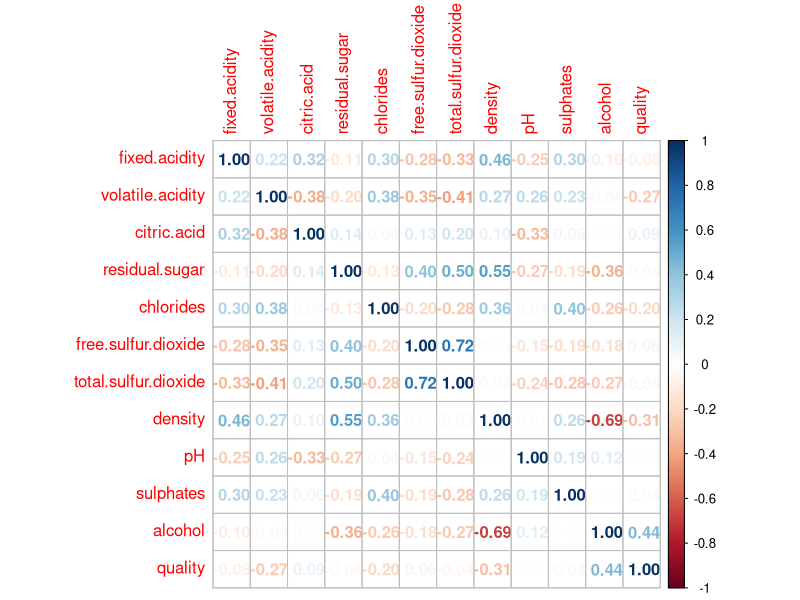
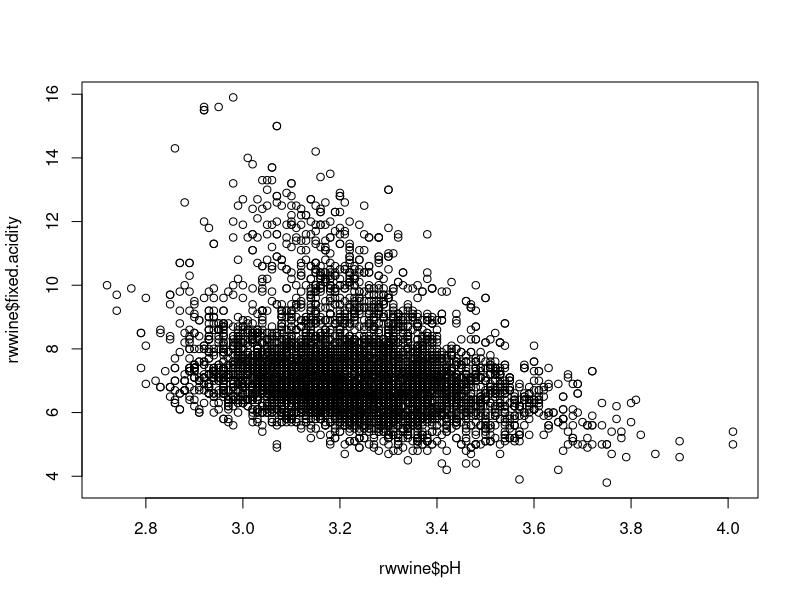
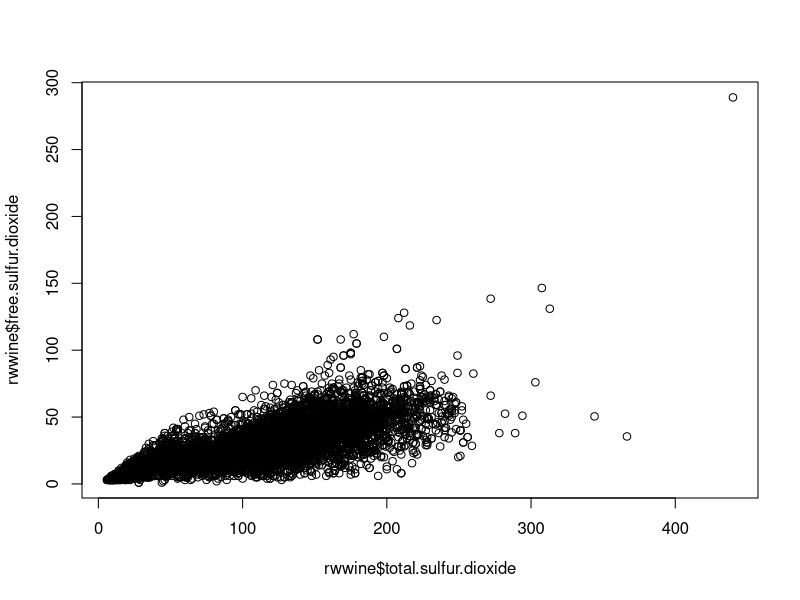
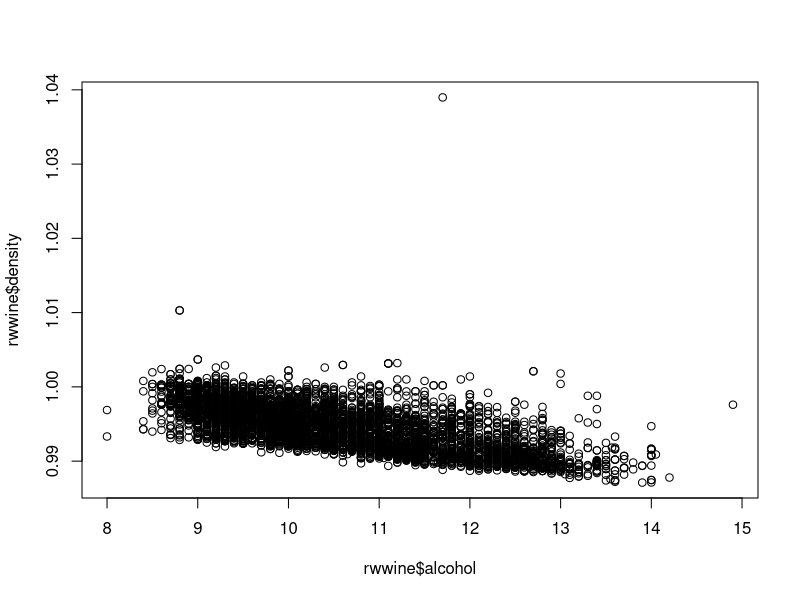
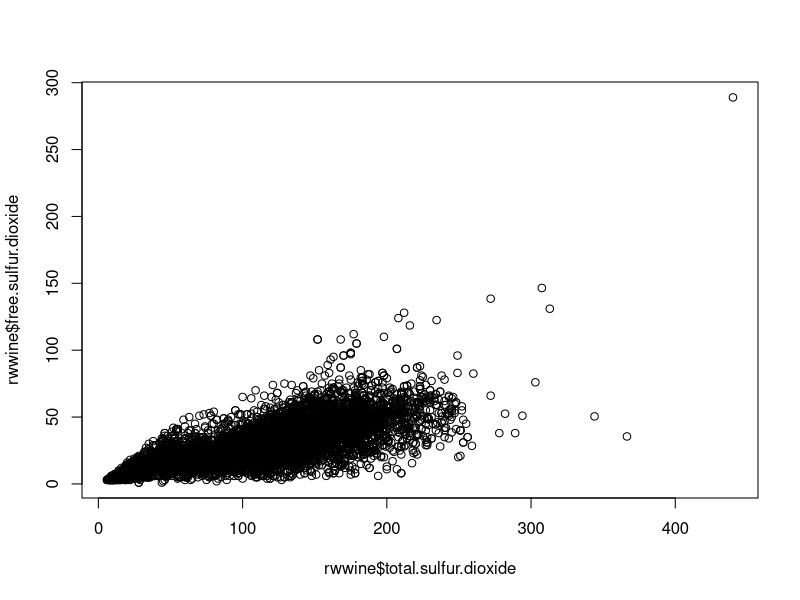
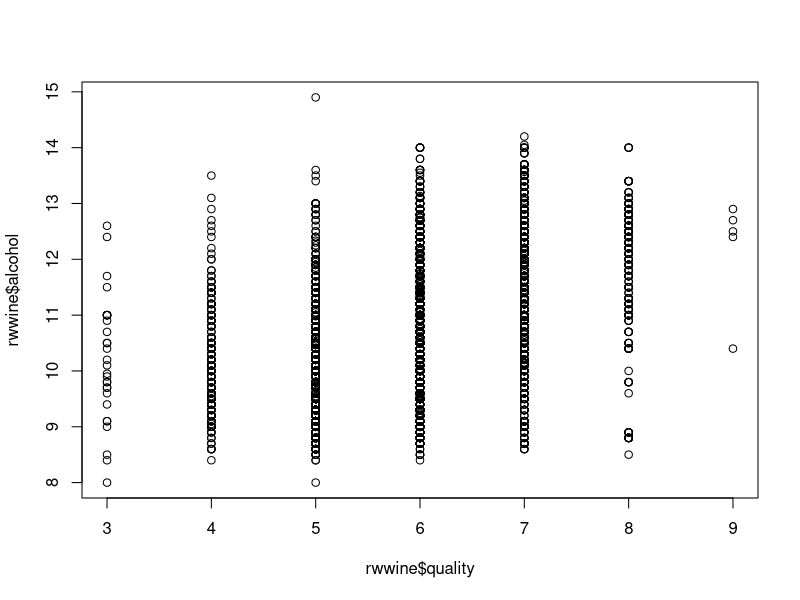
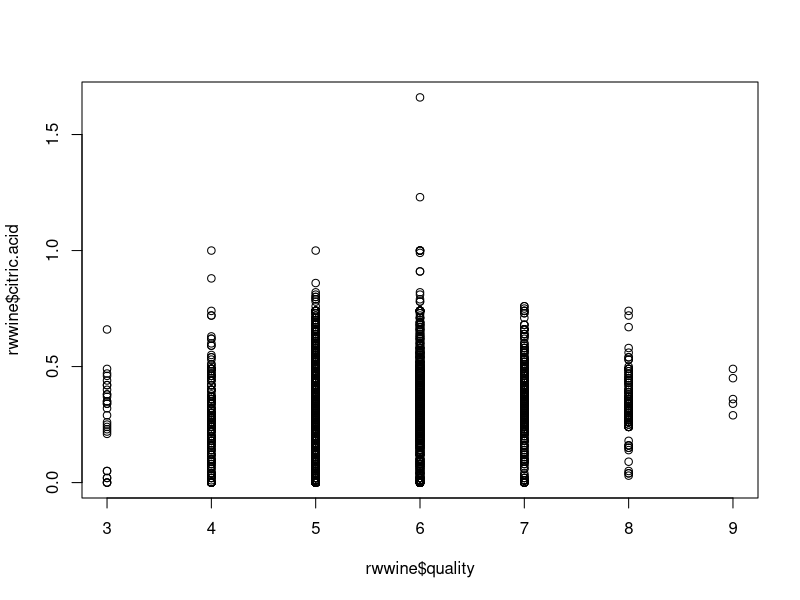
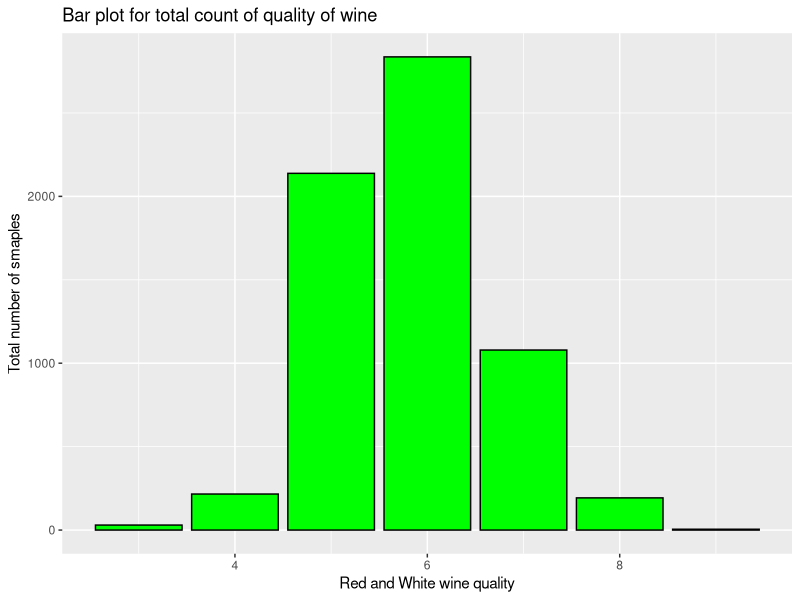

Recreate these plots in R, in order. (Note: this script raises an error after producing the figures.)
setwd("E:/GMU/AIT-580/Final Project/Workspace_PJT")
library(tidyverse)
library(corrplot)
library(ggplot2)

rwwine <- read.csv("MixedWine.csv", header = TRUE)

names(rwwine)

summary(rwwine)

sum(is.na(rwwine))

w <- rwwine[c(2:13)]
crw = cor(w)

#Correlation plot between attributes
corrplot(crw, method = "number")

#Scatter plots
plot(rwwine$pH, rwwine$fixed.acidity)
plot(rwwine$total.sulfur.dioxide, rwwine$free.sulfur.dioxide)
plot(rwwine$alcohol, rwwine$density)
plot(rwwine$total.sulfur.dioxide, rwwine$free.sulfur.dioxide)
plot(rwwine$quality, rwwine$alcohol)
plot(rwwine$quality, rwwine$citric.acid)

#Simple visualizations
ggplot(rwwine, aes(x = quality)) + geom_bar(color="black", fill="green") +
  labs(x = "Red and White wine quality", y = "Total number of smaples", title = "Bar plot for total count of quality of wine")

ggplot(rwwine, aes(x = rwwine$rating)) + geom_bar(color="black", fill="orange") +
  labs(x = "Ratings of wine", y = "Total count of each rating for wine", title = "Bar plot for Ratings")

ggplot(data = rwwine, aes(x=rwwine$quality)) + geom_histogram(fill="blue",binwidth = 1) +
  labs(x = "Quality of wines", y = "Total count of each type of quality", title = "Histogram for the quality of wines")

ggplot(data = rwwine) + geom_bar(aes(x=rwwine$ï..wine.type, fill = as.factor(quality))) +
  labs(x = "Types of wines", y = "Total count of each type of quality", title = "Stacked bar plot for types of quality of wines")



#Total count of specific quality of both the wines.
ggplot(rwwine[rwwine$ï..wine.type == "Red",], aes(x = quality)) + geom_bar(fill = "Red", color = "black")+
  labs(x = "Quality of Red wine", y = "Total count of each quality",title = "Bar plot shows total count of red wine")
ggplot(rwwine[rwwine$ï..wine.type == "White",], aes(x = quality)) + geom_bar(fill = "Yellow", color = "black")+
  labs(x = "Quality of White wine", y = "Total count of each quality",title = "Bar plot shows total count of white wine")


#Wine quality increase with increase in alcohol for both wines.
ggplot(rwwine, aes(x = factor(rwwine$quality, levels = c(0,1,2,3,4,5,6,7,8,9,10)), y = rwwine$alcohol)) + 
  geom_boxplot(color="black", fill="green") + labs(x="Red & White wine quality", y="Alcohol amount", title = "Quality vs Alcohol")

#Wine quality increase with increase in citric acid for both wines.
ggplot(rwwine, aes(x = factor(rwwine$quality, levels = c(0,1,2,3,4,5,6,7,8,9,10)), y = rwwine$citric.acid)) + 
  geom_boxplot(color="black", fill="blue") + labs(x="Red & White wine quality", y="Citric acid", title = "Quality vs Citric acid")

#Residual Sugar is less in high quality wines
ggplot(rwwine, aes(x = factor(rwwine$quality, levels = c(0,1,2,3,4,5,6,7,8,9,10)), y = rwwine$residual.sugar)) + 
  geom_boxplot(color="black", fill="Pink") + labs(x="Red & White wine quality", y="Residual Sugar", title = "Quality vs Residual Sugar")

#Total sulphur dioxide is less in white high quality wines
ggplot(data =rwwine[rwwine$ï..wine.type == "White",], aes(x = factor(quality, levels = c(0,1,2,3,4,5,6,7,8,9,10)), y = total.sulfur.dioxide)) + 
  geom_boxplot(color="black", fill="yellow") + labs(x="White wine quality", y="Total sulphur dioxide", title = "Quality vs Total Sulphur dioxide")
#Total sulphur dioxide is less in red high quality wines
ggplot(data =rwwine[rwwine$ï..wine.type == "Red",], aes(x = factor(quality, levels = c(0,1,2,3,4,5,6,7,8,9,10)), y = total.sulfur.dioxide)) + 
  geom_boxplot(color="black", fill="Yellow") + labs(x="Red wine quality", y="Total sulphur dioxide", title = "Quality vs Total Sulphur dioxide")

#Chlorides is less in white high quality wines
ggplot(data =rwwine[rwwine$ï..wine.type == "White",], aes(x = factor(quality, levels = c(0,1,2,3,4,5,6,7,8,9,10)), y = chlorides)) + 
  geom_boxplot(color="black", fill="Purple") + labs(x="White wine quality", y="Chlorides", title = "Quality vs Chlorides")
#Chlorides is less in red high quality wines
ggplot(data =rwwine[rwwine$ï..wine.type == "Red",], aes(x = factor(quality, levels = c(0,1,2,3,4,5,6,7,8,9,10)), y = chlorides)) + 
  geom_boxplot(color="black", fill="Purple") + labs(x="Red wine quality factor", y="Chlorides", title = "Quality vs Chlorides")


#Lesser acidity makes wine more costlier as it is kept for longer time.
ggplot(data =rwwine, aes(x = factor(quality, levels = c(0,1,2,3,4,5,6,7,8,9,10)), y = fixed.acidity)) + 
  geom_boxplot(color="black", fill="Green") + labs(x="Red & White wine quality", y="Fixed Acidity", title = "Quality vs Fixed Acidity")


#Linear Regression in which alcohol is target variable
plot(x= rwwine$quality, y= rwwine$alcohol, main = "Linear Regression Model")
mod <- lm(rwwine$alcohol ~ rwwine$quality)
summary(mod)
abline(mod, col = "Blue", lwd = 3)

#Linear regression in which density is target variable
d<-rwwine[c(5,9,12)]
r <- lm(d$density~., data = d)
plot(r)
summary(r)


#Hypothesis test
boxplot(rwwine$alcohol)
t.test(rwwine$alcohol, alternative = "less", mu = 11)

